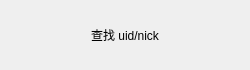
<?xml version="1.0" encoding="UTF-8"?>
<ui version="4.0">
 <class>AddUserItem</class>
 <widget class="ListItemBase" name="AddUserItem">
  <property name="geometry">
   <rect>
    <x>0</x>
    <y>0</y>
    <width>250</width>
    <height>70</height>
   </rect>
  </property>
  <property name="minimumSize">
   <size>
    <width>250</width>
    <height>70</height>
   </size>
  </property>
  <property name="maximumSize">
   <size>
    <width>250</width>
    <height>70</height>
   </size>
  </property>
  <property name="windowTitle">
   <string>AddUserItem</string>
  </property>
  <layout class="QHBoxLayout" name="horizontalLayout">
   <item>
    <widget class="QLabel" name="add_tip">
     <property name="minimumSize">
      <size>
       <width>25</width>
       <height>25</height>
      </size>
     </property>
     <property name="maximumSize">
      <size>
       <width>25</width>
       <height>25</height>
      </size>
     </property>
     <property name="text">
      <string/>
     </property>
     <property name="scaledContents">
      <bool>true</bool>
     </property>
     <property name="alignment">
      <set>Qt::AlignmentFlag::AlignCenter</set>
     </property>
    </widget>
   </item>
   <item>
    <widget class="QLabel" name="message_tip">
     <property name="text">
      <string>查找 uid/nick</string>
     </property>
     <property name="scaledContents">
      <bool>true</bool>
     </property>
     <property name="alignment">
      <set>Qt::AlignmentFlag::AlignCenter</set>
     </property>
    </widget>
   </item>
   <item>
    <widget class="QLabel" name="right_tip">
     <property name="minimumSize">
      <size>
       <width>25</width>
       <height>25</height>
      </size>
     </property>
     <property name="maximumSize">
      <size>
       <width>25</width>
       <height>16777215</height>
      </size>
     </property>
     <property name="text">
      <string/>
     </property>
     <property name="scaledContents">
      <bool>true</bool>
     </property>
     <property name="alignment">
      <set>Qt::AlignmentFlag::AlignCenter</set>
     </property>
    </widget>
   </item>
  </layout>
 </widget>
 <customwidgets>
  <customwidget>
   <class>ListItemBase</class>
   <extends>QWidget</extends>
   <header>listitembase.h</header>
   <container>1</container>
  </customwidget>
 </customwidgets>
 <resources/>
 <connections/>
</ui>
